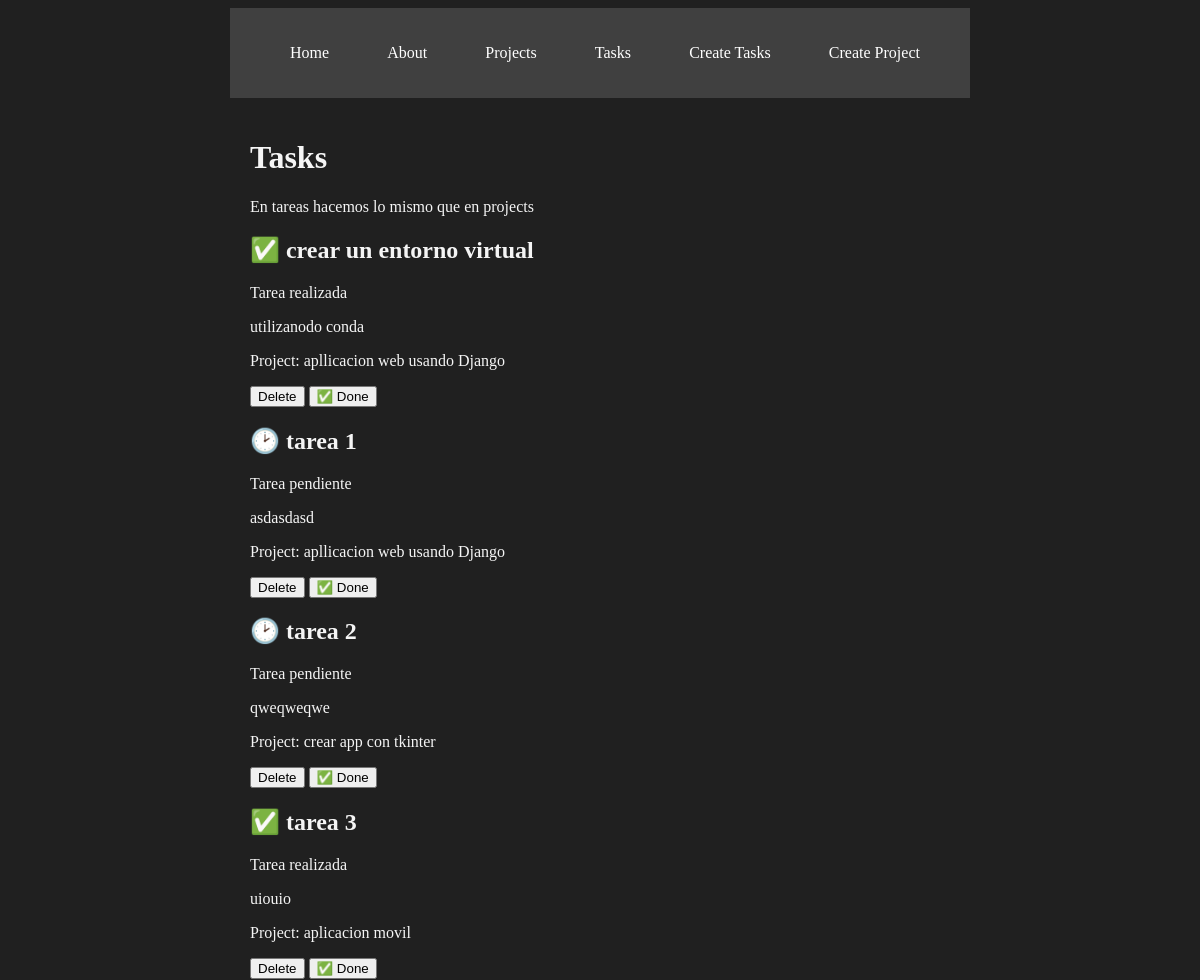
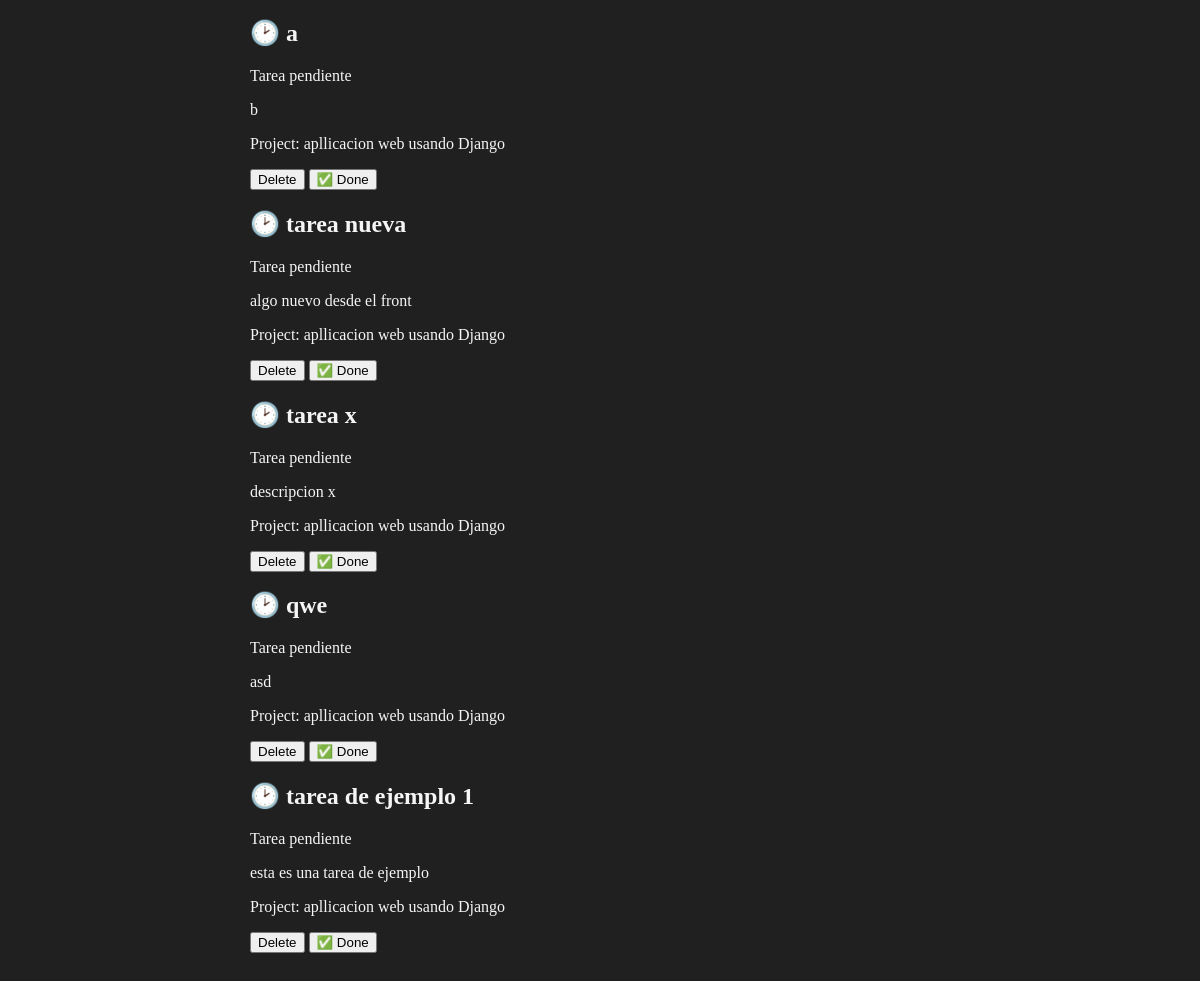
/tasks/, run on the app's committed database (2 pictures, top to bottom).
### myapp/models.py (models this page shows, shortened)
class Task(models.Model):
    title = models.CharField(max_length=200)
    description = models.TextField()
    Project = models.ForeignKey(Project, on_delete=models.CASCADE)
    done = models.BooleanField(default=False) #si el proyecto está finalizado o no

class Project(models.Model):
    name = models.CharField(max_length=200)
    def __str__(self):
        return self.name

### myapp/views.py (the view)
# urls.py: path('tasks/',views.tasks, name="tasks"),
def tasks(request):
    tasks = Task.objects.all()
    return render(request, 'tasks/tasks.html',{
        'tasks': tasks
    })

### myapp/templates/tasks/tasks.html
{% extends 'layouts/base.html'%}
{%block content%}
<h1>Tasks</h1>
<p>En tareas hacemos lo mismo que en projects</p>
{% for task in tasks %}
<div>
    <h2>{% if task.done == False %}🕑{% else %}✅ {% endif %} {{task.title}}</h2>
    {% if task.done == False %}
    <p>Tarea pendiente</p>
    {% else %}
    <p>Tarea realizada</p>
    {% endif %}
    <p>{{task.description}}</p>
    <p>Project: {{task.Project}}</p>
    <button>
        Delete
</button>
<button>
    ✅ Done
</button>
</div>
{% endfor %}
{% endblock %}

### myapp/static/styles/main.css (style rules this page uses)
body { background: #202020; color: whitesmoke; }

### data on the page
Task: title "crear un entorno virtual", done "Tarea realizada", description "utilizanodo conda", Project "apllicacion web usando Django"
Task: title "tarea 1", done "Tarea pendiente", description "asdasdasd", Project "apllicacion web usando Django"
Task: title "tarea 2", done "Tarea pendiente", description "qweqweqwe", Project "crear app con tkinter"
Task: title "tarea 3", done "Tarea realizada", description "uiouio", Project "aplicacion movil"
Task: title "a", done "Tarea pendiente", description "b", Project "apllicacion web usando Django"
Task: title "tarea nueva", done "Tarea pendiente", description "algo nuevo desde el front", Project "apllicacion web usando Django"
Task: title "tarea x", done "Tarea pendiente", description "descripcion x", Project "apllicacion web usando Django"
Task: title "qwe", done "Tarea pendiente", description "asd", Project "apllicacion web usando Django"
Task: title "tarea de ejemplo 1", done "Tarea pendiente", description "esta es una tarea de ejemplo", Project "apllicacion web usando Django"
